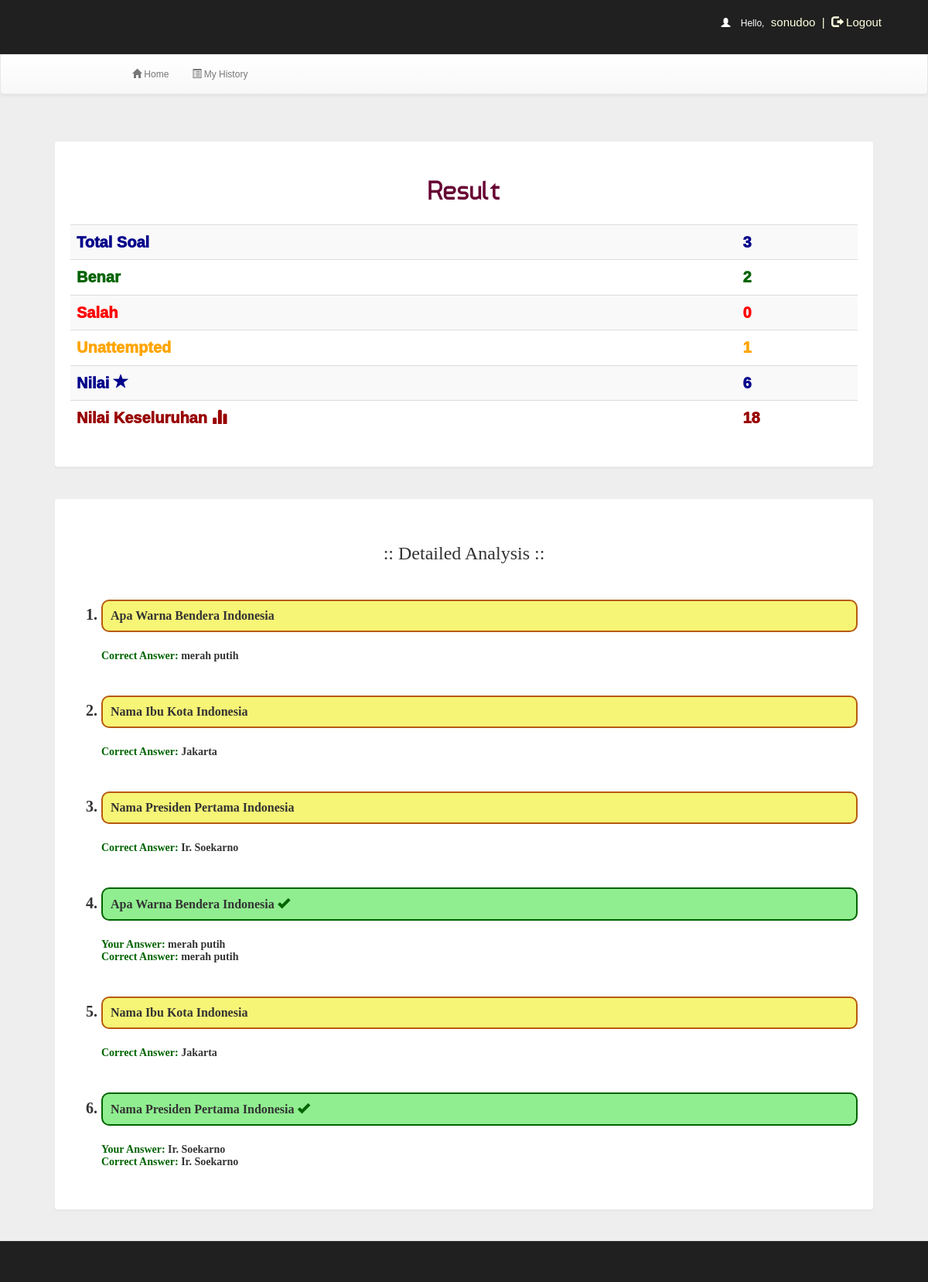
/account.php?q=result&eid=5ba511db41e7c (signed in), run on the app's committed database.
### tables this page shows
CREATE TABLE `quiz` (
  `id` int(100) NOT NULL,
  `eid` text NOT NULL,
  `title` varchar(100) NOT NULL,
  `correct` int(11) NOT NULL,
  `wrong` int(11) NOT NULL,
  `total` int(11) NOT NULL,
  `time` bigint(20) NOT NULL,
  `date` timestamp NOT NULL DEFAULT CURRENT_TIMESTAMP ON UPDATE CURRENT_TIMESTAMP,
  `status` varchar(10) NOT NULL
);

CREATE TABLE `history` (
  `id` int(100) NOT NULL,
  `username` varchar(50) NOT NULL,
  `eid` text NOT NULL,
  `score` int(11) NOT NULL,
  `level` int(11) NOT NULL,
  `correct` int(11) NOT NULL,
  `wrong` int(11) NOT NULL,
  `date` timestamp NOT NULL DEFAULT CURRENT_TIMESTAMP ON UPDATE CURRENT_TIMESTAMP,
  `timestamp` bigint(50) NOT NULL,
  `status` varchar(40) NOT NULL,
  `score_updated` varchar(10) NOT NULL
);

CREATE TABLE `rank` (
  `id` int(100) NOT NULL,
  `username` varchar(50) NOT NULL,
  `score` int(11) NOT NULL,
  `time` timestamp NOT NULL DEFAULT CURRENT_TIMESTAMP ON UPDATE CURRENT_TIMESTAMP
);

CREATE TABLE `questions` (
  `id` int(100) NOT NULL,
  `eid` text NOT NULL,
  `qid` text NOT NULL,
  `qns` text NOT NULL,
  `choice` int(10) NOT NULL,
  `sn` int(11) NOT NULL
);

CREATE TABLE `options` (
  `id` int(100) NOT NULL,
  `qid` varchar(50) NOT NULL,
  `option` varchar(5000) NOT NULL,
  `optionid` text NOT NULL
);

### account.php (the view, shortened to what this page needs)
<!DOCTYPE html PUBLIC "-//W3C//DTD XHTML 1.0 Transitional//EN" "http://www.w3.org/TR/xhtml1/DTD/xhtml1-transitional.dtd">
<html xmlns="http://www.w3.org/1999/xhtml">
<head>
<link  rel="stylesheet" href="css/bootstrap.min.css"/>
 <link  rel="stylesheet" href="css/bootstrap-theme.min.css"/>
 <link rel="stylesheet" href="css/main.css">
 <link  rel="stylesheet" href="css/font.css">
</head>
<body>
<div class="header">
<div class="row">
<div class="col-md-4 col-md-offset-2">
 <?php
include_once 'dbConnection.php';
if (!(isset($_SESSION['username']))) {
    header("location:index.php");
} else {
    $username = $_SESSION['username'];
    echo '<span class="pull-right top title1" ><span style="color:white"><span class="glyphicon glyphicon-user" aria-hidden="true"></span>&nbsp;&nbsp;&nbsp;&nbsp;Hello,</span> <span class="log log1" style="color:lightyellow">' . $username . '&nbsp;&nbsp;|&nbsp;&nbsp;<a href="logout.php?q=account.php" style="color:lightyellow"><span class="glyphicon glyphicon-log-out" aria-hidden="true"></span>&nbsp;Logout</button></a></span>';
}
?>
</div>
</div></div>
<div class="bg">
<nav class="navbar navbar-default title1">
  <div class="container-fluid">
    <div class="navbar-header">
      <a class="navbar-brand" href="#"><b>&nbsp;&nbsp;&nbsp;&nbsp;&nbsp;&nbsp;&nbsp;&nbsp;&nbsp;&nbsp;&nbsp;&nbsp;&nbsp;&nbsp;&nbsp;&nbsp;&nbsp;&nbsp;&nbsp;&nbsp;&nbsp;&nbsp;&nbsp;&nbsp;&nbsp;</b></a>
    </div>
    <div class="collapse navbar-collapse" id="bs-example-navbar-collapse-1">
      <ul class="nav navbar-nav">
        <li <?php
if (@$_GET['q'] == 1)
    echo 'class="active"';
?> ><a href="account.php?q=1"><span class="glyphicon glyphicon-home" aria-hidden="true"></span>&nbsp;Home<span class="sr-only">(current)</span></a></li>
        <li <?php
if (@$_GET['q'] == 2)
    echo 'class="active"';
?>><a href="account.php?q=2"><span class="glyphicon glyphicon-list-alt" aria-hidden="true"></span>&nbsp;My History
</a></li>
    </ul>
      </div>
  </div>
</nav>
<div class="container">
<div class="row">
<div class="col-md-12">
<?php
$total = isset($_GET['total']) ? $_GET['total'] : "";
if (@$_GET['q'] == 'result' && @$_GET['eid']) {
    $eid = @$_GET['eid'];
    $q = mysqli_query($con, "SELECT * FROM quiz WHERE eid='$eid' ") or die('Error157');
    while ($row = mysqli_fetch_array($q)) {
        $total = $row['total'];
    }
    $q = mysqli_query($con, "SELECT * FROM history WHERE eid='$eid' AND username='$username' ") or die('Error157');
    while ($row = mysqli_fetch_array($q)) {
        $s      = $row['score'];
        $w      = $row['wrong'];
        $r      = $row['correct'];
        $status = $row['status'];
    }
    if ($status == "finished") {
        echo '<div class="panel">
<center><h1 class="title" style="color:#660033">Result</h1><center><br /><table class="table table-striped title1" style="font-size:20px;font-weight:1000;">';
        echo '<tr style="color:darkblue"><td style="vertical-align:middle">Total Soal</td><td style="vertical-align:middle">' . $total . '</td></tr>
      <tr style="color:darkgreen"><td style="vertical-align:middle">Benar&nbsp;<span class="glyphicon glyphicon-ok-arrow" aria-hidden="true"></span></td><td style="vertical-align:middle">' . $r . '</td></tr>
    <tr style="color:red"><td style="vertical-align:middle">Salah&nbsp;<span class="glyphicon glyphicon-remove-arrow" aria-hidden="true"></span></td><td style="vertical-align:middle">' . $w . '</td></tr>
    <tr style="color:orange"><td style="vertical-align:middle">Unattempted&nbsp;<span class="glyphicon glyphicon-ban-arrow" aria-hidden="true"></span></td><td style="vertical-align:middle">' . ($total - $r - $w) . '</td></tr>
    <tr style="color:darkblue"><td style="vertical-align:middle">Nilai&nbsp;<span class="glyphicon glyphicon-star" aria-hidden="true"></span></td><td style="vertical-align:middle">' . $s . '</td></tr>';
        $q = mysqli_query($con, "SELECT * FROM rank WHERE  username='$username' ") or die('Error157');
        while ($row = mysqli_fetch_array($q)) {
            $s = $row['score'];
            echo '<tr style="color:#990000"><td style="vertical-align:middle">Nilai Keseluruhan&nbsp;<span class="glyphicon glyphicon-stats" aria-hidden="true"></span></td><td style="vertical-align:middle">' . $s . '</td></tr>';
        }
        echo '<tr></tr></table></div><div class="panel"><br /><h3 align="center" style="font-family:calibri">:: Detailed Analysis ::</h3><br /><ol style="font-size:20px;font-weight:bold;font-family:calibri;margin-top:20px">';
        $q = mysqli_query($con, "SELECT * FROM questions WHERE eid='$_GET[eid]'") or die('Error197');
        while ($row = mysqli_fetch_array($q)) {
            $question = $row['qns'];
            $qid      = $row['qid'];
            $q2 = mysqli_query($con, "SELECT * FROM user_answer WHERE eid='$_GET[eid]' AND qid='$qid' AND username='$_SESSION[username]'") or die('Error197');
            if (mysqli_num_rows($q2) > 0) {
                $row1         = mysqli_fetch_array($q2);
                $ansid        = $row1['ans'];
                $correctansid = $row1['correctans'];
                $q3 = mysqli_query($con, "SELECT * FROM options WHERE optionid='$ansid'") or die('Error197');
                $q4 = mysqli_query($con, "SELECT * FROM options WHERE optionid='$correctansid'") or die('Error197');
                $row2       = mysqli_fetch_array($q3);
                $row3       = mysqli_fetch_array($q4);
                $ans        = $row2['option'];
                $correctans = $row3['option'];
            } else {
                $q3 = mysqli_query($con, "SELECT * FROM answer WHERE qid='$qid'") or die('Error197');
                $row1         = mysqli_fetch_array($q3);
                $correctansid = $row1['ansid'];
                $q4 = mysqli_query($con, "SELECT * FROM options WHERE optionid='$correctansid'") or die('Error197');
                $row2       = mysqli_fetch_array($q4);
                $correctans = $row2['option'];
                $ans        = "Unanswered";
            }
            if ($correctans == $ans && $ans != "Unanswered") {
                echo '<li><div style="font-size:16px;font-weight:bold;font-family:calibri;margin-top:20px;background-color:lightgreen;padding:10px;word-wrap:break-word;border:2px solid darkgreen;border-radius:10px;">' . $question . ' <span class="glyphicon glyphicon-ok" style="color:darkgreen"></span></div><br />';
                echo '<font style="font-size:14px;color:darkgreen"><b>Your Answer: </b></font><font style="font-size:14px;">' . $ans . '</font><br />';
                echo '<font style="font-size:14px;color:darkgreen"><b>Correct Answer: </b></font><font style="font-size:14px;">' . $correctans . '</font><br />';
            }
            else if ($ans == "Unanswered") {
                echo '<li><div style="font-size:16px;font-weight:bold;font-family:calibri;margin-top:20px;background-color:#f7f576;padding:10px;word-wrap:break-word;border:2px solid #b75a0e;border-radius:10px;">' . $question . ' </div><br />';
                echo '<font style="font-size:14px;color:darkgreen"><b>Correct Answer: </b></font><font style="font-size:14px;">' . $correctans . '</font><br />';
            }
            echo "<br /></li>";
        }
        echo '</ol>';
        echo "</div>";
    } else {
        die("Thats a 404 Error bro. You are trying to access a wrong page");
    }
}
?>
</div></div></div></div>
<div class="row footer">
 <div class="col-md-2 box"></div>
<div class="col-md-6 box">
<span href="#" data-target="#login" style="color:lightyellow"><br><br></span></div>
<div class="col-md-2 box">
</body>
</html>

### css/main.css (style rules this page uses)
body { overflow-x:hidden;width:100%;font: 12px "Century Gothic", "Times Roman", sans-serif;background:#eee;min-height:550px;background-attachment:fixed; }
.bg { min-height:540px; }
.panel { border-color:#eee;margin:40px;padding:20px;font: 15px "Century Gothic", "Times Roman", sans-serif; }
.title { font-family:'typo'; }
.header { background:#202020;height:70px; }
.title1 { font: 12px "Century Gothic", "Times Roman", sans-serif; }
.footer { font-size:15px;text-align:center;border-top:1px solid;border-color:#323232;background-color:#202020; }
.box { padding:9px; }
.top { margin-top:20px; }
.log1 { font: 15px 'Ubuntu', sans-serif;color:#0000ff;margin-left:10px; }
.log { margin:10px;margin-right:60px;margin-left:5px;color:#ffffb3;text-decoration:none;font-size:20px;font-size:15px; }

### data on the page
quiz: total "3", $total-$r-$w "1"
history: correct "2", wrong "0", score "6"
rank: score "18"
questions: qns "Apa Warna Bendera Indonesia", options.option "merah putih"
questions: qns "Nama Ibu Kota Indonesia", options.option "Jakarta"
questions: qns "Nama Presiden Pertama Indonesia", options.option "Ir. Soekarno"
questions: qns "Apa Warna Bendera Indonesia", options.option "merah putih"
questions: qns "Nama Ibu Kota Indonesia", options.option "Jakarta"
questions: qns "Nama Presiden Pertama Indonesia", options.option "Ir. Soekarno"

### other printed values
$username "sonudoo"
